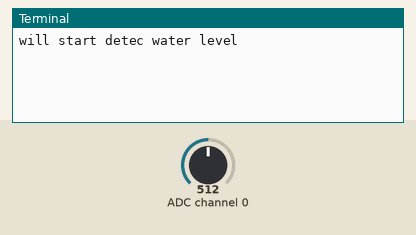
This program was run on a simulated Raspberry Pi (BCM pin numbers). Shown: the last lines printed to the terminal. Inputs (shaded band) come from the test bench; at power-on: ADC channel 0 = 512 (analog values on the 0–1023 scale).

Above: at 3.2 s.
3.3 s: ADC channel 0 set to 190
At 4.5 s:
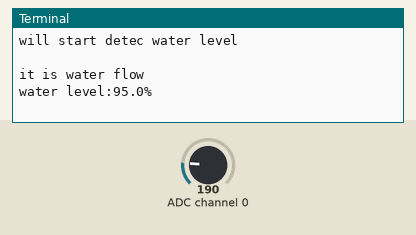
5.5 s: ADC channel 0 set to 20
At 6.8 s:
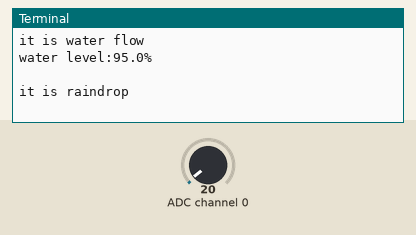
8.5 s: ADC channel 0 set to 0
At 9.6 s:
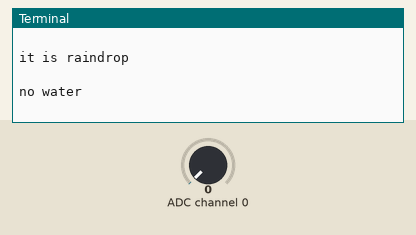

The program:

water-level.py
```python
import RPi.GPIO as GPIO
import time


# change these as desired - they're the pins connected from the
# SPI port on the ADC to the Cobbler
SPICLK = 11
SPIMISO = 9
SPIMOSI = 10
SPICS = 8

# photoresistor connected to adc #0
photo_ch = 0

#port init
def init():
         GPIO.setwarnings(False)
         GPIO.cleanup()			#clean up at the end of your script
         GPIO.setmode(GPIO.BCM)		#to specify whilch pin numbering system
         # set up the SPI interface pins
         GPIO.setup(SPIMOSI, GPIO.OUT)
         GPIO.setup(SPIMISO, GPIO.IN)
         GPIO.setup(SPICLK, GPIO.OUT)
         GPIO.setup(SPICS, GPIO.OUT)

#read SPI data from MCP3008(or MCP3204) chip,8 possible adc's (0 thru 7)
def readadc(adcnum, clockpin, mosipin, misopin, cspin):
        if ((adcnum > 7) or (adcnum < 0)):
                return -1
        GPIO.output(cspin, True)

        GPIO.output(clockpin, False)  # start clock low
        GPIO.output(cspin, False)     # bring CS low

        commandout = adcnum
        commandout |= 0x18  # start bit + single-ended bit
        commandout <<= 3    # we only need to send 5 bits here
        for i in range(5):
                if (commandout & 0x80):
                        GPIO.output(mosipin, True)
                else:
                        GPIO.output(mosipin, False)
                commandout <<= 1
                GPIO.output(clockpin, True)
                GPIO.output(clockpin, False)

        adcout = 0
        # read in one empty bit, one null bit and 10 ADC bits
        for i in range(12):
                GPIO.output(clockpin, True)
                GPIO.output(clockpin, False)
                adcout <<= 1
                if (GPIO.input(misopin)):
                        adcout |= 0x1

        GPIO.output(cspin, True)

        adcout >>= 1       # first bit is 'null' so drop it
        return adcout

def main():
         init()
         time.sleep(2)
         print("will start detec water level\n")
         while True:
                  adc_value=readadc(photo_ch, SPICLK, SPIMOSI, SPIMISO, SPICS)
                  if adc_value == 0:
                           print("no water\n")
                  elif adc_value>0 and adc_value<30 :
                           print("it is raindrop\n")
                  elif adc_value>=30 and adc_value<200 :
                           print("it is water flow")
                           print("water level:"+str("%.1f"%(adc_value/200.*100))+"%\n")
                  #print "adc_value= " +str(adc_value)+"\n"
                  time.sleep(1)


if __name__ == '__main__':
         try:
                  main()

         except KeyboardInterrupt:
                  pass
GPIO.cleanup()
```

Measured:
- after the input at 3.3 s, the terminal: prints a new line after 0.70 s (image 1)
- after the input at 5.5 s, the terminal: prints a new line after 0.50 s (image 2)
- after the input at 8.5 s, the terminal: prints a new line after 0.50 s (image 3)
